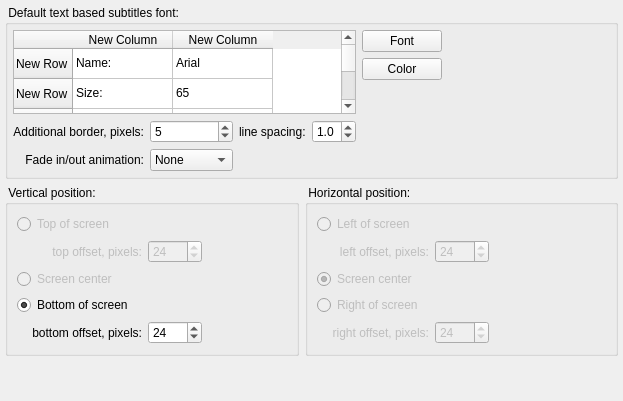
      <widget class="QWidget" name="tab_4">
       <attribute name="title">
        <string>Subtitles</string>
       </attribute>
       <layout class="QVBoxLayout" name="verticalLayout_9">
        <property name="margin">
         <number>5</number>
        </property>
        <item>
         <widget class="QGroupBox" name="groupBox_8">
          <property name="sizePolicy">
           <sizepolicy hsizetype="Preferred" vsizetype="Fixed">
            <horstretch>0</horstretch>
            <verstretch>0</verstretch>
           </sizepolicy>
          </property>
          <property name="title">
           <string> Default text based subtitles font: </string>
          </property>
          <layout class="QHBoxLayout" name="horizontalLayout_25">
           <property name="margin">
            <number>5</number>
           </property>
           <item>
            <layout class="QGridLayout" name="gridLayout_7">
             <item row="1" column="0">
              <widget class="QTableWidget" name="listViewFont">
               <property name="sizePolicy">
                <sizepolicy hsizetype="Expanding" vsizetype="Minimum">
                 <horstretch>0</horstretch>
                 <verstretch>0</verstretch>
                </sizepolicy>
               </property>
               <property name="maximumSize">
                <size>
                 <width>16777215</width>
                 <height>84</height>
                </size>
               </property>
               <row>
                <property name="text">
                 <string>New Row</string>
                </property>
               </row>
               <row>
                <property name="text">
                 <string>New Row</string>
                </property>
               </row>
               <row>
                <property name="text">
                 <string>New Row</string>
                </property>
               </row>
               <row>
                <property name="text">
                 <string>New Row</string>
                </property>
               </row>
               <row>
                <property name="text">
                 <string>New Row</string>
                </property>
               </row>
               <column>
                <property name="text">
                 <string>New Column</string>
                </property>
               </column>
               <column>
                <property name="text">
                 <string>New Column</string>
                </property>
               </column>
               <item row="0" column="0">
                <property name="text">
                 <string>Name:</string>
                </property>
               </item>
               <item row="0" column="1">
                <property name="text">
                 <string>Arial</string>
                </property>
               </item>
               <item row="1" column="0">
                <property name="text">
                 <string>Size:</string>
                </property>
               </item>
               <item row="1" column="1">
                <property name="text">
                 <string>65</string>
                </property>
               </item>
               <item row="2" column="0">
                <property name="text">
                 <string>Color:</string>
                </property>
               </item>
               <item row="2" column="1">
                <property name="text">
                 <string>0xffffffff</string>
                </property>
               </item>
               <item row="3" column="0">
                <property name="text">
                 <string>Charset:</string>
                </property>
               </item>
               <item row="3" column="1">
                <property name="text">
                 <string>Default</string>
                </property>
               </item>
               <item row="4" column="0">
                <property name="text">
                 <string>Options:</string>
                </property>
               </item>
               <item row="4" column="1">
                <property name="text">
                 <string/>
                </property>
               </item>
              </widget>
             </item>
             <item row="1" column="1">
              <layout class="QVBoxLayout" name="verticalLayout_16">
               <item>
                <widget class="QPushButton" name="fontButton">
                 <property name="sizePolicy">
                  <sizepolicy hsizetype="Minimum" vsizetype="Fixed">
                   <horstretch>0</horstretch>
                   <verstretch>0</verstretch>
                  </sizepolicy>
                 </property>
                 <property name="text">
                  <string>Font</string>
                 </property>
                </widget>
               </item>
               <item>
                <widget class="QPushButton" name="colorButton">
                 <property name="text">
                  <string>Color</string>
                 </property>
                </widget>
               </item>
               <item>
                <spacer name="verticalSpacer_8">
                 <property name="orientation">
                  <enum>Qt::Vertical</enum>
                 </property>
                 <property name="sizeHint" stdset="0">
                  <size>
                   <width>20</width>
                   <height>20</height>
                  </size>
                 </property>
                </spacer>
               </item>
              </layout>
             </item>
             <item row="2" column="0">
              <layout class="QGridLayout" name="gridLayout_12">
               <item row="0" column="0">
                <widget class="QLabel" name="label_13">
                 <property name="text">
                  <string>Additional border, pixels:</string>
                 </property>
                 <property name="alignment">
                  <set>Qt::AlignRight|Qt::AlignTrailing|Qt::AlignVCenter</set>
                 </property>
                </widget>
               </item>
               <item row="0" column="1">
                <widget class="QSpinBox" name="spinEditBorder">
                 <property name="minimumSize">
                  <size>
                   <width>0</width>
                   <height>23</height>
                  </size>
                 </property>
                 <property name="maximum">
                  <number>9</number>
                 </property>
                 <property name="value">
                  <number>5</number>
                 </property>
                </widget>
               </item>
               <item row="0" column="2">
                <widget class="QLabel" name="label_21">
                 <property name="text">
                  <string>line spacing:</string>
                 </property>
                </widget>
               </item>
               <item row="0" column="3">
                <widget class="QDoubleSpinBox" name="lineSpacing">
                 <property name="decimals">
                  <number>1</number>
                 </property>
                 <property name="minimum">
                  <double>0.500000000000000</double>
                 </property>
                 <property name="maximum">
                  <double>2.000000000000000</double>
                 </property>
                 <property name="singleStep">
                  <double>0.100000000000000</double>
                 </property>
                 <property name="value">
                  <double>1.000000000000000</double>
                 </property>
                </widget>
               </item>
               <item row="1" column="0">
                <widget class="QLabel" name="label_22">
                 <property name="text">
                  <string>Fade in/out animation:</string>
                 </property>
                 <property name="alignment">
                  <set>Qt::AlignRight|Qt::AlignTrailing|Qt::AlignVCenter</set>
                 </property>
                </widget>
               </item>
               <item row="1" column="1">
                <widget class="QComboBox" name="comboBoxAnimation">
                 <item>
                  <property name="text">
                   <string>None</string>
                  </property>
                 </item>
                 <item>
                  <property name="text">
                   <string>Fast</string>
                  </property>
                 </item>
                 <item>
                  <property name="text">
                   <string>Medium</string>
                  </property>
                 </item>
                 <item>
                  <property name="text">
                   <string>Slow</string>
                  </property>
                 </item>
                 <item>
                  <property name="text">
                   <string>Very slow</string>
                  </property>
                 </item>
                </widget>
               </item>
              </layout>
             </item>
            </layout>
           </item>
           <item>
            <spacer name="horizontalSpacer_20">
             <property name="orientation">
              <enum>Qt::Horizontal</enum>
             </property>
             <property name="sizeHint" stdset="0">
              <size>
               <width>168</width>
               <height>20</height>
              </size>
             </property>
            </spacer>
           </item>
          </layout>
         </widget>
        </item>
        <item>
         <layout class="QHBoxLayout" name="horizontalLayout_3">
          <item>
           <widget class="QGroupBox" name="groupBox_9">
            <property name="sizePolicy">
             <sizepolicy hsizetype="Preferred" vsizetype="Preferred">
              <horstretch>0</horstretch>
              <verstretch>0</verstretch>
             </sizepolicy>
            </property>
            <property name="title">
             <string> Vertical position: </string>
            </property>
            <layout class="QHBoxLayout" name="horizontalLayout_28">
             <item>
              <layout class="QGridLayout" name="gridLayout_9">
               <item row="0" column="0">
                <widget class="QRadioButton" name="radioButton">
                 <property name="enabled">
                  <bool>false</bool>
                 </property>
                 <property name="text">
                  <string>Top of screen</string>
                 </property>
                </widget>
               </item>
               <item row="1" column="0">
                <layout class="QHBoxLayout" name="horizontalLayout_26">
                 <item>
                  <spacer name="horizontalSpacer_11">
                   <property name="orientation">
                    <enum>Qt::Horizontal</enum>
                   </property>
                   <property name="sizeType">
                    <enum>QSizePolicy::Fixed</enum>
                   </property>
                   <property name="sizeHint" stdset="0">
                    <size>
                     <width>15</width>
                     <height>20</height>
                    </size>
                   </property>
                  </spacer>
                 </item>
                 <item>
                  <widget class="QLabel" name="label_14">
                   <property name="enabled">
                    <bool>false</bool>
                   </property>
                   <property name="sizePolicy">
                    <sizepolicy hsizetype="Preferred" vsizetype="Preferred">
                     <horstretch>0</horstretch>
                     <verstretch>0</verstretch>
                    </sizepolicy>
                   </property>
                   <property name="text">
                    <string>top offset, pixels:</string>
                   </property>
                   <property name="alignment">
                    <set>Qt::AlignRight|Qt::AlignTrailing|Qt::AlignVCenter</set>
                   </property>
                  </widget>
                 </item>
                </layout>
               </item>
               <item row="1" column="1">
                <widget class="QSpinBox" name="spinBox">
                 <property name="enabled">
                  <bool>false</bool>
                 </property>
                 <property name="sizePolicy">
                  <sizepolicy hsizetype="Fixed" vsizetype="Fixed">
                   <horstretch>0</horstretch>
                   <verstretch>0</verstretch>
                  </sizepolicy>
                 </property>
                 <property name="maximum">
                  <number>1080</number>
                 </property>
                 <property name="value">
                  <number>24</number>
                 </property>
                </widget>
               </item>
               <item row="2" column="0">
                <widget class="QRadioButton" name="radioButton_2">
                 <property name="enabled">
                  <bool>false</bool>
                 </property>
                 <property name="text">
                  <string>Screen center</string>
                 </property>
                </widget>
               </item>
               <item row="3" column="0">
                <widget class="QRadioButton" name="radioButton_3">
                 <property name="text">
                  <string>Bottom of screen</string>
                 </property>
                 <property name="checked">
                  <bool>true</bool>
                 </property>
                </widget>
               </item>
               <item row="4" column="0">
                <layout class="QHBoxLayout" name="horizontalLayout_27">
                 <item>
                  <spacer name="horizontalSpacer_13">
                   <property name="orientation">
                    <enum>Qt::Horizontal</enum>
                   </property>
                   <property name="sizeType">
                    <enum>QSizePolicy::Fixed</enum>
                   </property>
                   <property name="sizeHint" stdset="0">
                    <size>
                     <width>15</width>
                     <height>20</height>
                    </size>
                   </property>
                  </spacer>
                 </item>
                 <item>
                  <widget class="QLabel" name="label_15">
                   <property name="sizePolicy">
                    <sizepolicy hsizetype="Preferred" vsizetype="Preferred">
                     <horstretch>0</horstretch>
                     <verstretch>0</verstretch>
                    </sizepolicy>
                   </property>
                   <property name="text">
                    <string>bottom offset, pixels:</string>
                   </property>
                   <property name="alignment">
                    <set>Qt::AlignRight|Qt::AlignTrailing|Qt::AlignVCenter</set>
                   </property>
                  </widget>
                 </item>
                </layout>
               </item>
               <item row="4" column="1">
                <widget class="QSpinBox" name="spinEditOffset">
                 <property name="minimumSize">
                  <size>
                   <width>0</width>
                   <height>0</height>
                  </size>
                 </property>
                 <property name="maximum">
                  <number>1080</number>
                 </property>
                 <property name="value">
                  <number>24</number>
                 </property>
                </widget>
               </item>
              </layout>
             </item>
             <item>
              <spacer name="horizontalSpacer_14">
               <property name="orientation">
                <enum>Qt::Horizontal</enum>
               </property>
               <property name="sizeHint" stdset="0">
                <size>
                 <width>40</width>
                 <height>20</height>
                </size>
               </property>
              </spacer>
             </item>
            </layout>
           </widget>
          </item>
          <item>
           <widget class="QGroupBox" name="groupBox_10">
            <property name="sizePolicy">
             <sizepolicy hsizetype="Preferred" vsizetype="Preferred">
              <horstretch>0</horstretch>
              <verstretch>0</verstretch>
             </sizepolicy>
            </property>
            <property name="title">
             <string> Horizontal position: </string>
            </property>
            <layout class="QHBoxLayout" name="horizontalLayout_31">
             <item>
              <layout class="QGridLayout" name="gridLayout_8">
               <item row="0" column="0">
                <widget class="QRadioButton" name="rbhLeft">
                 <property name="enabled">
                  <bool>false</bool>
                 </property>
                 <property name="text">
                  <string>Left of screen</string>
                 </property>
                </widget>
               </item>
               <item row="1" column="0">
                <layout class="QHBoxLayout" name="horizontalLayout_29">
                 <item>
                  <spacer name="horizontalSpacer_12">
                   <property name="orientation">
                    <enum>Qt::Horizontal</enum>
                   </property>
                   <property name="sizeType">
                    <enum>QSizePolicy::Fixed</enum>
                   </property>
                   <property name="sizeHint" stdset="0">
                    <size>
                     <width>15</width>
                     <height>20</height>
                    </size>
                   </property>
                  </spacer>
                 </item>
                 <item>
                  <widget class="QLabel" name="label_17">
                   <property name="enabled">
                    <bool>false</bool>
                   </property>
                   <property name="sizePolicy">
                    <sizepolicy hsizetype="Preferred" vsizetype="Preferred">
                     <horstretch>0</horstretch>
                     <verstretch>0</verstretch>
                    </sizepolicy>
                   </property>
                   <property name="text">
                    <string>left offset, pixels:</string>
                   </property>
                   <property name="alignment">
                    <set>Qt::AlignRight|Qt::AlignTrailing|Qt::AlignVCenter</set>
                   </property>
                  </widget>
                 </item>
                </layout>
               </item>
               <item row="1" column="1">
                <widget class="QSpinBox" name="spinBox_2">
                 <property name="enabled">
                  <bool>false</bool>
                 </property>
                 <property name="sizePolicy">
                  <sizepolicy hsizetype="Fixed" vsizetype="Fixed">
                   <horstretch>0</horstretch>
                   <verstretch>0</verstretch>
                  </sizepolicy>
                 </property>
                 <property name="maximum">
                  <number>1080</number>
                 </property>
                 <property name="value">
                  <number>24</number>
                 </property>
                </widget>
               </item>
               <item row="2" column="0">
                <widget class="QRadioButton" name="rbhCenter">
                 <property name="enabled">
                  <bool>false</bool>
                 </property>
                 <property name="text">
                  <string>Screen center</string>
                 </property>
                 <property name="checked">
                  <bool>true</bool>
                 </property>
                </widget>
               </item>
               <item row="3" column="0">
                <widget class="QRadioButton" name="rbhRight">
                 <property name="enabled">
                  <bool>false</bool>
                 </property>
                 <property name="text">
                  <string>Right of screen</string>
                 </property>
                 <property name="checked">
                  <bool>false</bool>
                 </property>
                </widget>
               </item>
               <item row="4" column="0">
                <layout class="QHBoxLayout" name="horizontalLayout_30">
                 <item>
                  <spacer name="horizontalSpacer_15">
                   <property name="orientation">
                    <enum>Qt::Horizontal</enum>
                   </property>
                   <property name="sizeType">
                    <enum>QSizePolicy::Fixed</enum>
                   </property>
                   <property name="sizeHint" stdset="0">
                    <size>
                     <width>15</width>
                     <height>20</height>
                    </size>
                   </property>
                  </spacer>
                 </item>
                 <item>
                  <widget class="QLabel" name="label_16">
                   <property name="enabled">
                    <bool>false</bool>
                   </property>
                   <property name="sizePolicy">
                    <sizepolicy hsizetype="Preferred" vsizetype="Preferred">
                     <horstretch>0</horstretch>
                     <verstretch>0</verstretch>
                    </sizepolicy>
                   </property>
                   <property name="text">
                    <string>right offset, pixels:</string>
                   </property>
                   <property name="alignment">
                    <set>Qt::AlignRight|Qt::AlignTrailing|Qt::AlignVCenter</set>
                   </property>
                  </widget>
                 </item>
                </layout>
               </item>
               <item row="4" column="1">
                <widget class="QSpinBox" name="SpinEditOffset_2">
                 <property name="enabled">
                  <bool>false</bool>
                 </property>
                 <property name="sizePolicy">
                  <sizepolicy hsizetype="Fixed" vsizetype="Fixed">
                   <horstretch>0</horstretch>
                   <verstretch>0</verstretch>
                  </sizepolicy>
                 </property>
                 <property name="maximum">
                  <number>1080</number>
                 </property>
                 <property name="value">
                  <number>24</number>
                 </property>
                </widget>
               </item>
              </layout>
             </item>
             <item>
              <spacer name="horizontalSpacer_21">
               <property name="orientation">
                <enum>Qt::Horizontal</enum>
               </property>
               <property name="sizeHint" stdset="0">
                <size>
                 <width>117</width>
                 <height>20</height>
                </size>
               </property>
              </spacer>
             </item>
            </layout>
           </widget>
          </item>
         </layout>
        </item>
        <item>
         <spacer name="verticalSpacer_7">
          <property name="orientation">
           <enum>Qt::Vertical</enum>
          </property>
          <property name="sizeHint" stdset="0">
           <size>
            <width>20</width>
            <height>40</height>
           </size>
          </property>
         </spacer>
        </item>
       </layout>
      </widget>
